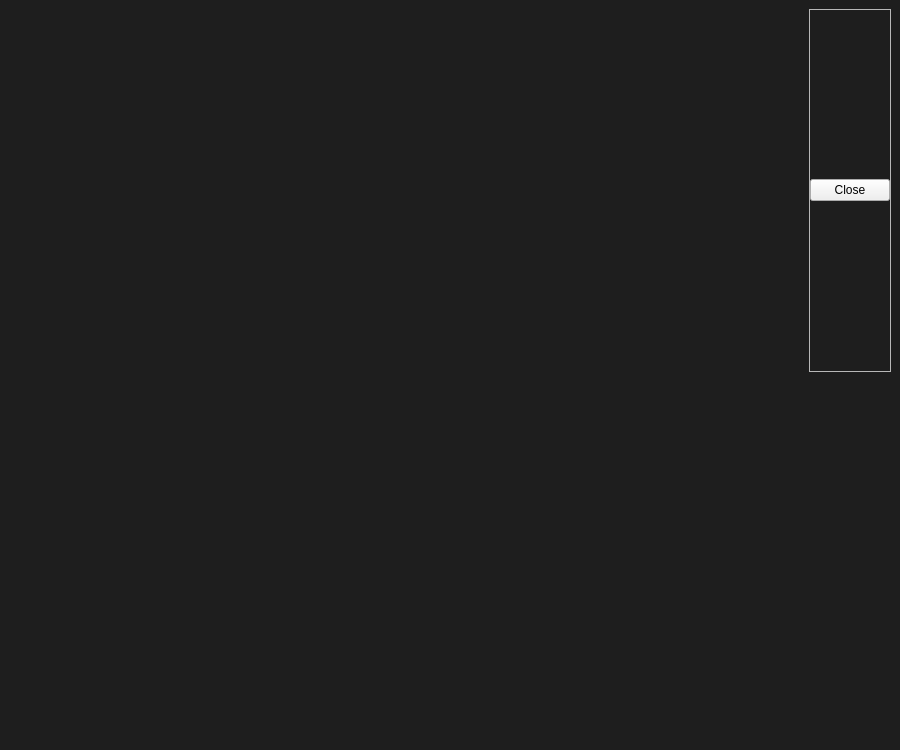
<?xml version="1.0" encoding="UTF-8"?>
<ui version="4.0">
 <class>MainWindow</class>
 <widget class="QMainWindow" name="MainWindow">
  <property name="geometry">
   <rect>
    <x>0</x>
    <y>0</y>
    <width>900</width>
    <height>750</height>
   </rect>
  </property>
  <property name="sizePolicy">
   <sizepolicy hsizetype="Preferred" vsizetype="Preferred">
    <horstretch>0</horstretch>
    <verstretch>1</verstretch>
   </sizepolicy>
  </property>
  <property name="windowTitle">
   <string>RAGE</string>
  </property>
  <property name="styleSheet">
   <string notr="true">#MainWindow {
color: #1e1e1e;
}</string>
  </property>
  <widget class="QWidget" name="CentralWidget">
   <property name="styleSheet">
    <string notr="true">#CentralWidget {
	background-color: #1e1e1e;
}</string>
   </property>
   <layout class="QGridLayout" name="gridLayout">
    <item row="1" column="0">
     <widget class="QWidget" name="ContentContainer" native="true">
      <widget class="QWidget" name="widget_2" native="true">
       <property name="geometry">
        <rect>
         <x>0</x>
         <y>0</y>
         <width>100</width>
         <height>30</height>
        </rect>
       </property>
      </widget>
     </widget>
    </item>
    <item row="0" column="0">
     <widget class="QWidget" name="MenubarContainer" native="true">
      <property name="sizePolicy">
       <sizepolicy hsizetype="Preferred" vsizetype="Minimum">
        <horstretch>0</horstretch>
        <verstretch>0</verstretch>
       </sizepolicy>
      </property>
      <property name="minimumSize">
       <size>
        <width>0</width>
        <height>30</height>
       </size>
      </property>
      <property name="cursor">
       <cursorShape>SizeAllCursor</cursorShape>
      </property>
      <layout class="QHBoxLayout" name="horizontalLayout">
       <property name="spacing">
        <number>0</number>
       </property>
       <property name="leftMargin">
        <number>0</number>
       </property>
       <property name="topMargin">
        <number>0</number>
       </property>
       <property name="rightMargin">
        <number>0</number>
       </property>
       <property name="bottomMargin">
        <number>0</number>
       </property>
       <item>
        <widget class="QWidget" name="LogoContainer" native="true"/>
       </item>
       <item>
        <widget class="QWidget" name="TitleContainer" native="true"/>
       </item>
       <item>
        <widget class="QWidget" name="ControlContainer" native="true">
         <layout class="QGridLayout" name="gridLayout_2">
          <property name="leftMargin">
           <number>0</number>
          </property>
          <property name="topMargin">
           <number>0</number>
          </property>
          <property name="rightMargin">
           <number>0</number>
          </property>
          <property name="bottomMargin">
           <number>0</number>
          </property>
          <property name="spacing">
           <number>0</number>
          </property>
          <item row="0" column="0" alignment="Qt::AlignRight">
           <widget class="QFrame" name="ControlFrame">
            <property name="frameShape">
             <enum>QFrame::StyledPanel</enum>
            </property>
            <property name="frameShadow">
             <enum>QFrame::Raised</enum>
            </property>
            <layout class="QGridLayout" name="gridLayout_3">
             <property name="leftMargin">
              <number>0</number>
             </property>
             <property name="topMargin">
              <number>0</number>
             </property>
             <property name="rightMargin">
              <number>0</number>
             </property>
             <property name="bottomMargin">
              <number>0</number>
             </property>
             <property name="spacing">
              <number>0</number>
             </property>
             <item row="0" column="0">
              <widget class="QPushButton" name="CloseButton">
               <property name="text">
                <string>Close</string>
               </property>
              </widget>
             </item>
            </layout>
           </widget>
          </item>
         </layout>
        </widget>
       </item>
      </layout>
     </widget>
    </item>
   </layout>
  </widget>
  <action name="actionfgsg">
   <property name="text">
    <string>fgsg</string>
   </property>
  </action>
 </widget>
 <resources/>
 <connections/>
</ui>
